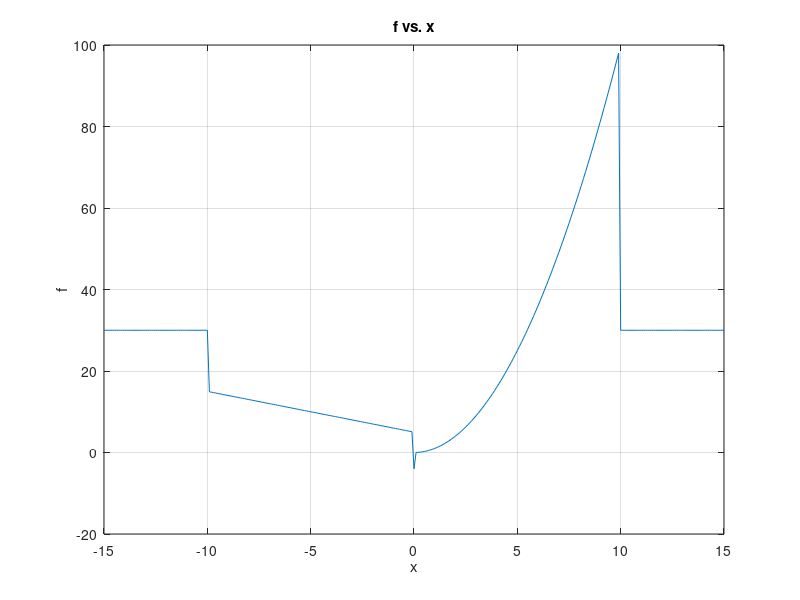

Write the MATLAB code that produced this figure.
%{
Class: ENGR15100: Software Tools for Engineers
Instructor: Xiaoli Yang    
Author: AL PIZANO
Assignment: Lab 4
File Name: PIZANO_LAB4_problem2.m
Date: 10/13/16
%}

%Delete an eventual pre-existing diary
delete xxx.txt

%Turn on a diary called mydiary.txt
diary xxx.txt

%clear screen
clc

%clear workspace
clear

disp('Al Pizano');
disp('');
disp('starting code: ');

%Completing lab x
%your source code here%

%Step 1%
x = -15:0.1:15
xRange1_pos = (x > -10) & (x < 0);
xRange2_pos = (x==0)
xRange3_pos = (x > 0) & (x < 10);
xRemain_range_pos = (x <= -10) | (x >= 10);

%Step 2%
f(xRange1_pos) = abs(x(xRange1_pos)-5);
f(xRange2_pos) = -4;
f(xRange3_pos) = x(xRange3_pos).^2;
f(xRemain_range_pos) = 30

%Step 3%
plot(x, f)
title('f vs. x')
xlabel('x')
ylabel('f')
grid on

%Turn off the diary function
diary off